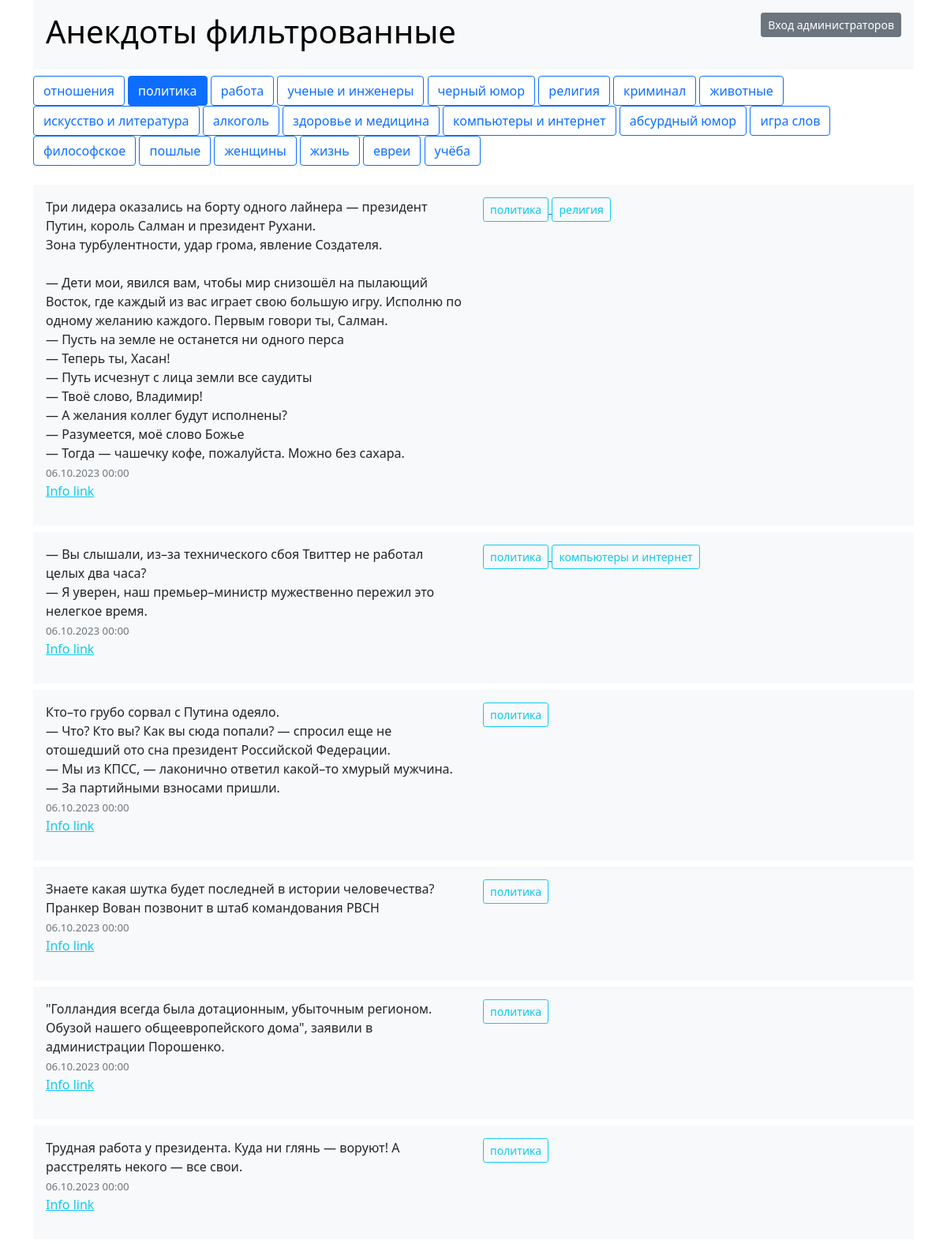
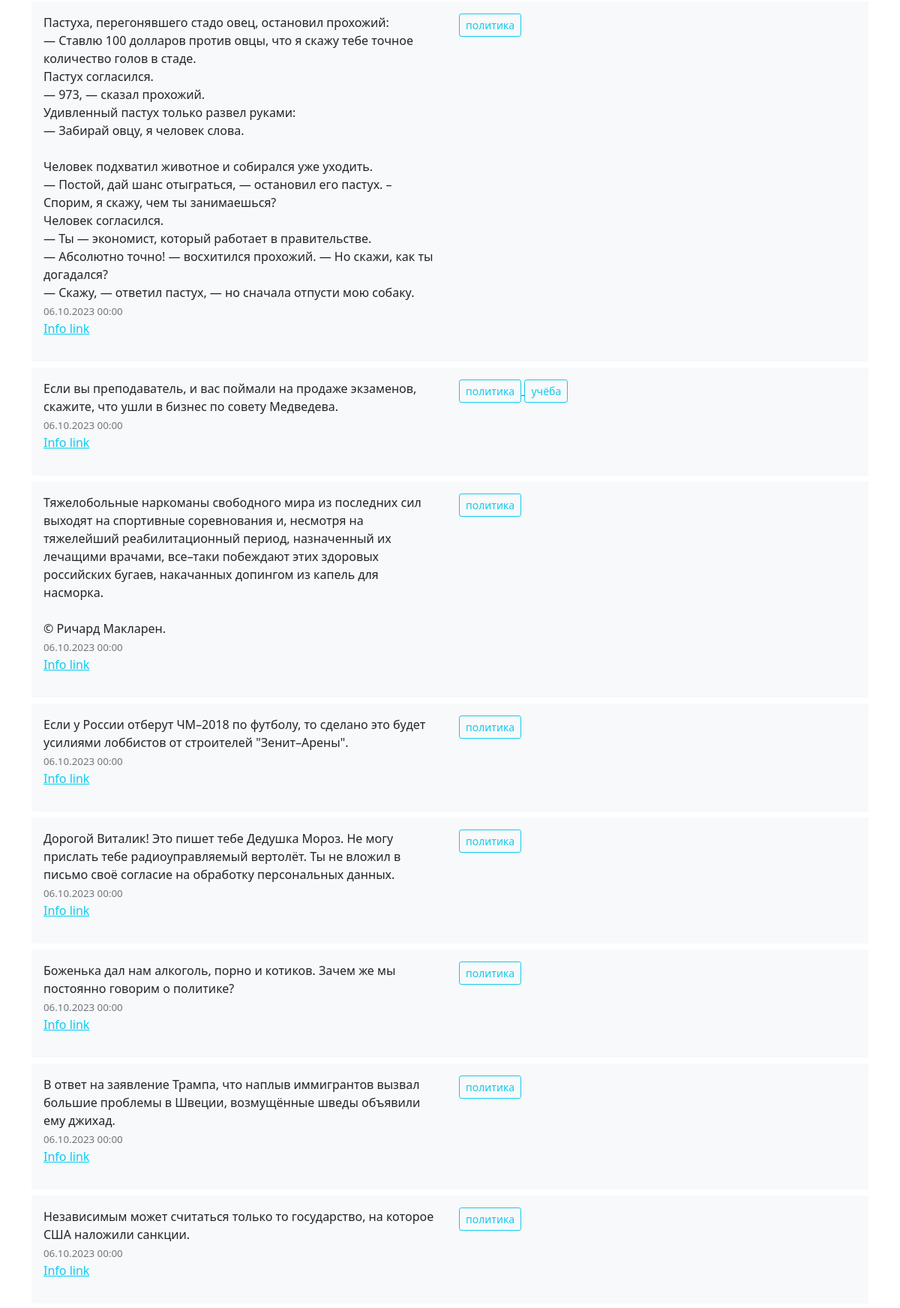
The page /политика (upper part) on the database its author committed (2 pictures, top to bottom).
### tables this page shows
CREATE TABLE `tag` (
  `id` int(11) NOT NULL,
  `tag` varchar(255) NOT NULL
);

CREATE TABLE `joke`
(
    `id`        int(11) NOT NULL,
    `joke`      text NOT NULL,
    `joke_date` date                                    DEFAULT NULL,
    `user`      varchar(255) DEFAULT NULL
);

### core/base/controller/Singleton.php (called while the page is built, shortened)
<?php
trait Singleton
{
    static private $_instance;
    static public function instance()
    {
        if (self::$_instance instanceof self) {
            return self::$_instance;
        }
        self::$_instance = new self;
        return self::$_instance;
    }
}

### core/base/settings/Settings.php (called while the page is built, shortened)
<?php
class Settings
{
    static public function get($property)
    {
        return self::instance()->$property;
    }
}

### core/base/model/BaseModel.php (called while the page is built, shortened)
<?php
class BaseModel
{
    static function processCrud($params)
    {
        if ($params['action'] === 'r') {
            return self::readDatabase($params);
        }
    }
    static function readDatabase($params = null)
    {
        $pdo = self::Instance()->pdo;
        $pdo->setAttribute(PDO::ATTR_ERRMODE, PDO::ERRMODE_EXCEPTION);
        if (isset($params['jokes']) && $params['jokes'] == '*') {
            if (isset($params['tag'])) {
                $tag = $params['tag'];
                $countStmt = $pdo->prepare("
            SELECT COUNT(joke.id)
            FROM joke
            LEFT JOIN joke_tag ON joke.id = joke_tag.id_joke
            LEFT JOIN tag ON tag.id = joke_tag.id_tag
            WHERE tag.tag = :tag
        ");
                $countStmt->execute([':tag' => $tag]);
                $count = $countStmt->fetchColumn();
                return $count;
            } else {
                $countStmt = $pdo->prepare("SELECT COUNT(*) FROM joke");
                $countStmt->execute();
                $count = $countStmt->fetchColumn();
                return $count;
            }
        }
        if (isset($params['tags']) && $params['tags'] == '*') {
            $tagStmt = $pdo->prepare("SELECT tag FROM tag");
            $tagStmt->execute();
            $tags = $tagStmt->fetchAll(PDO::FETCH_COLUMN);
            return $tags;
        }
        if ((isset($params[0]) && is_array($params[0]) && !empty($params[0][0])) or (isset($params['jsTag']))) {
            if (isset($params['jsTag'])) {
                $tagName = $params['jsTag'];
            } else {
                $tagName = $params[0][0];
            }
            $limit = LIMIT;
            if (isset($params['offset'])) {
                $offset = $limit * $params['offset'];
            } else {
                $offset = 0;
            }
            $data = self::getJokesByTag($tagName, $limit, $offset);
            $tagStmt = $pdo->prepare("SELECT id, tag FROM tag");
            $tagStmt->execute();
            $tags = $tagStmt->fetchAll(PDO::FETCH_ASSOC);
            $data['tags'] = $tags;
            return $data;
        }
        $data = ['jokes' => [], 'tags' => []];
        $tagStmt = $pdo->prepare("SELECT id, tag FROM tag");
        $tagStmt->execute();
        $tags = $tagStmt->fetchAll(PDO::FETCH_ASSOC);
        $data['tags'] = $tags;
        return $data;
    }
    public static function getJokesByTag($tagName, $limit = null, $offset = 0)
    {
        $pdo = self::Instance()->pdo;
        $pdo->setAttribute(PDO::ATTR_ERRMODE, PDO::ERRMODE_EXCEPTION);
        $sql = "SELECT joke.id, joke.joke, joke.joke_date, joke.user, GROUP_CONCAT(tag.id) AS tag_ids, GROUP_CONCAT(tag.tag) AS tags
   FROM joke
   INNER JOIN joke_tag ON joke.id = joke_tag.id_joke
   INNER JOIN tag ON tag.id = joke_tag.id_tag
   WHERE joke.id IN (
       SELECT joke.id
       FROM joke
       INNER JOIN joke_tag ON joke.id = joke_tag.id_joke
       INNER JOIN tag ON tag.id = joke_tag.id_tag
       WHERE tag.tag = :tagName
   )
   GROUP BY joke.id
   ORDER BY joke.id DESC";
        if ($limit) {
            $sql .= " LIMIT :offset, :limit";
        }
        $stmt = $pdo->prepare($sql);
        $stmt->bindValue(':tagName', $tagName, PDO::PARAM_STR);
        if ($limit) {
            $stmt->bindValue(':offset', $offset, PDO::PARAM_INT);
            $stmt->bindValue(':limit', $limit, PDO::PARAM_INT);
        }
        $stmt->execute();
        $jokes = $stmt->fetchAll(PDO::FETCH_ASSOC);
        $data = ['jokes' => []];
        foreach ($jokes as $joke) {
            $tagIds = explode(',', $joke['tag_ids']);
            $tags = explode(',', $joke['tags']);
            $tagArray = [];
            for ($i = 0; $i < count($tagIds); $i++) {
                $tagArray[] = [
                    'id' => $tagIds[$i],
                    'tag' => $tags[$i]
                ];
            }
            $data['jokes'][] = [
                'id' => $joke['id'],
                'joke' => $joke['joke'],
                'tags' => $tagArray,
                'joke_date' => $joke['joke_date'],
                'user' => $joke['user']
            ];
        }
        return $data;
    }
}

### core/user/controller/IndexController.php (called while the page is built, shortened)
<?php
class IndexController extends BaseController
{
    protected function inputData()
    {
        if ($this->parameters[0][0] != '') {
            if (!is_numeric($this->parameters[0][0])) {
                $section = $this->parameters[0];
                $data = BaseModel::processCrud([
                        'action' => 'r',
                        $section
                    ]
                );
            }
        } else {
            $data = BaseModel::processCrud([
                'action' => 'r'
            ]);
        }
        $src = $this->checkCookie();
        $data['src'] = $src;
        $pagination = $this->countElements();
        $data['pagination'] = $pagination;
        $content = $this->render('', compact('data'));
        return compact('content',);
    }
    public function checkCookie()
    {
        if (!isset($_COOKIE['username'])) {
            return "userJS.js";
        }
    }
    public function countElements()
    {
        $currentElement = isset($this->parameters['page']) ? (int)$this->parameters['page'] : 0;
        $countPage = $this->parameters['countPage'];
        return Pagination::pagination($currentElement, $countPage);
    }
}

### core/base/settings/internal_settings.php (called while the page is built, shortened)
<?php
function autoloadMainClasses($class_name)
{
    $class_path = str_replace('\\', DIRECTORY_SEPARATOR, $class_name);
    $file_path = $_SERVER['DOCUMENT_ROOT'] . DIRECTORY_SEPARATOR . $class_path . ".php";
}

### core/user/controller/Pagination.php (called while the page is built, shortened)
<?php
class Pagination extends IndexController
{
    public static function pagination($currentElement, $countPage)
    {
        $elements = [];
        $countPage = $countPage - 1;
        $elements['Previous'] = $currentElement - 1;
        $elements['first'] = 1;
        $elements['PreviousCurrentElement'] = $currentElement - 1;
        $elements['currentElement'] = $currentElement;
        $elements['NextCurrentElement'] = $currentElement + 1;
        $elements['Last'] = $countPage;
        $elements['next'] = $currentElement + 1;
        if ($currentElement === 0) {
            unset($elements["Previous"]);
            unset($elements["PreviousCurrentElement"]);
            unset($elements["currentElement"]);
            unset($elements["NextCurrentElement"]);
        }
        return self::generatePaginationHtml($elements);
    }
    public static function generatePaginationHtml($elements)
    {
        $html = '<nav aria-label="..."><ul class="pagination">';
        foreach ($elements as $key => $value) {
            if ($key === 'Previous') {
                $html .= '<li class="page-item"><a class="page-link" href="' . $value . '">' . $key . '</a></li>';
            } elseif ($key === 'first' || $key === 'Last') {
                $html .= '<li class="page-item"><a class="page-link" href="' . $value . '">' . $value . '</a></li>';
            } elseif ($key === 'currentElement') {
                $html .= '<li class="page-item active" aria-current="page"><a class="page-link" href="#">' . $value . '</a></li>';
            } elseif ($key === 'next') {
                $html .= '<li class="page-item"><a class="page-link" href="' . $value . '">' . $key . '</a></li>';
            } else {
                $html .= '<li class="page-item"><a class="page-link" href="' . $value . '">' . ($key === 'PreviousCurrentElement' || $key === 'NextCurrentElement' ? $value : $key) . '</a></li>';
            }
        }
        $html .= '</ul></nav>';
        return $html;
    }
}

### templates/default/index.php (the view, shortened to what this page needs)
<!DOCTYPE html>
<html lang="en">
<head>
    <link href="https://cdn.jsdelivr.net/npm/bootstrap@5.0.2/dist/css/bootstrap.min.css" rel="stylesheet"
>
    <link rel="stylesheet" href="https://cdn.jsdelivr.net/npm/flatpickr/dist/flatpickr.min.css">
    <link rel="stylesheet"
          href="https://cdnjs.cloudflare.com/ajax/libs/bootstrap-datepicker/1.9.0/css/bootstrap-datepicker.min.css">
</head>
<body>
<div class="container">
    <div class="p-3 mb-2 bg-light text-dark">
        <div class="row">
            <div class="col-sm">
                <h1><a href="/" style="text-decoration:none; color:black;">Анекдоты фильтрованные</a></h1>
            </div>
            <div class="col-sm">
                <div class='d-flex justify-content-end'>
                    <button type="button" class="btn btn-secondary btn-sm" data-bs-toggle="modal"
                            data-bs-target="#exampleModal">
                        Вход администраторов
                    </button>
                </div>
            </div>
        </div>
    </div>
    <div class="menu">
        <?php foreach ($data['tags'] as $tag): ?>
            <?php $tagLowerCase = mb_strtolower($tag['tag'], 'UTF-8'); ?>
            <a href="<?= $tagLowerCase ?>" class="btn btn-outline-primary"
               data-id="<?= $tag['id'] ?>"><?= $tag['tag'] ?></a>
        <?php endforeach; ?>
    </div>
    <br>
    <div id="dataJoke">
        <dataJoke>
            <?php foreach ($data['jokes'] as $joke): ?>
                <div class="p-3 mb-2 bg-light text-dark">
                    <div class="row">
                        <div class="col-sm">
                            <div id="<?= $joke['id'] ?>">
                                <? echo preg_replace("/\n/s", '<br/>', $joke['joke']); ?> <br>
                                <small class="text-muted text-orange"
                                       style="font-size: smaller;"><?= date('d.m.Y H:i',
                                        strtotime($joke['joke_date'])) ?></small>
                            </div>
                            <p><a href="/anekdot-id-<?= $joke['id'] ?>/"
                                  class="link-info link-offset-2 link-underline-opacity-25 link-underline-opacity-100-hover">Info
                                    link</a></p>
                        </div>
                        <div class="col-sm" id="<?= $joke['id'] ?>">
                            <?php foreach ($joke['tags'] as $tag): ?>
                                <?php $lowercaseTag = mb_strtolower($tag['tag'], 'UTF-8'); ?>
                                <a href="/<?= $lowercaseTag ?>" class="">
                                    <button type="button" class="btn btn-outline-info btn-sm">
                                        <?= $tag['tag'] ?>
                                    </button>
                                </a>
                            <?php endforeach; ?>
                        </div>
                    </div>
                </div>
            <?php endforeach; ?>
        </dataJoke>
    </div>
</div>
</body>
</html>

### core/base/controller/BaseController.php (shortened to what this page needs)
<?php
abstract class BaseController
{
    protected $page;
    protected $controller;
    protected $inputMethod;
    protected $parameters;
    protected $countPage;
    protected $joke;
    public function route()
    {
        $controller = str_replace('/', '\\', $this->controller);
        try {
            $object = new \ReflectionMethod($controller, 'request');
            $args = [
                'joke' => $this->joke,
                'parameters' => $this->parameters,
                'countPage' => $this->countPage,
                'inputMethod' => $this->inputMethod,
            ];
            $object->invoke(new $controller, $args);
        } catch (\ReflectionException $e) {
            throw new RouteException($e->getMessage());
        }
    }
    public function request($args)
    {
        $this->parameters = $args['parameters'];
        $inputData = $args['inputMethod'];
        $data = $this->$inputData();
        if ($data) {
            $this->page = $data;
        };
    }
    protected function getPage()
    {
        if (is_array($this->page)) {
            foreach ($this->page as $block) {
                echo $block;
            }
        } else {
            echo $this->page;
        }
        exit();
    }
    protected function render($path = '', $parameters = [])
    {
        extract($parameters);
        if (!$path) {
            $class = new \ReflectionClass($this);
            $space = str_replace('\\', '/', $class->getNamespaceName() . '\\');
            $routes = Settings::get('routes');
            if ($space === $routes['user']['path']) {
                $template = TEMPLATE;
            }
            $path = $template . explode('controller', strtolower($class->getShortName()))[0];
        }
        if (!@include $path . '.php') {
            throw new RouteException('Отсутствует шаблон - ' . $path);
        }
        return ob_get_clean();
    }
}

### rows shown on the page
tag: tag "отношения"
tag: tag "политика"
tag: tag "работа"
tag: tag "ученые и инженеры"
tag: tag "черный юмор"
tag: tag "религия"
tag: tag "криминал"
tag: tag "животные"
tag: tag "искусство и литература"
tag: tag "алкоголь"
tag: tag "здоровье и медицина"
tag: tag "компьютеры и интернет"
tag: tag "абсурдный юмор"
tag: tag "игра слов"
tag: tag "философское"
tag: tag "пошлые"
tag: tag "женщины"
tag: tag "жизнь"
tag: tag "евреи"
tag: tag "учёба"
joke: joke "Три лидера оказались на борту одного лайнера — президент Путин, король Салман и президент Рухани. Зона турбулентности, удар грома, явление Создателя. — Дети мои, явился вам, чтобы мир снизошёл на пылающий Восток, где каждый из вас играет свою большую игру. Исполню по одному желанию каждого. Первым говори ты, Салман. — Пусть на земле не останется ни одного перса — Теперь ты, Хасан! — Путь исчезнут с лица земли все саудиты — Твоё слово, Владимир! — А желания коллег будут исполнены? — Разумеется, моё слово Божье — Тогда — чашечку кофе, пожалуйста. Можно без сахара.", joke_date "06.10.2023 00:00", tag "политика"
joke: joke "— Вы слышали, из–за технического сбоя Твиттер не работал целых два часа? — Я уверен, наш премьер–министр мужественно пережил это нелегкое время.", joke_date "06.10.2023 00:00", tag "политика"
joke: joke "Кто–то грубо сорвал с Путина одеяло. — Что? Кто вы? Как вы сюда попали? — спросил еще не отошедший ото сна президент Российской Федерации. — Мы из КПСС, — лаконично ответил какой–то хмурый мужчина. — За партийными взносами пришли.", joke_date "06.10.2023 00:00", tag "политика"
joke: joke "Знаете какая шутка будет последней в истории человечества? Пранкер Вован позвонит в штаб командования РВСН", joke_date "06.10.2023 00:00", tag "политика"
joke: joke "\"Голландия всегда была дотационным, убыточным регионом. Обузой нашего общеевропейского дома\", заявили в администрации Порошенко.", joke_date "06.10.2023 00:00", tag "политика"
joke: joke "Трудная работа у президента. Куда ни глянь — воруют! А расстрелять некого — все свои.", joke_date "06.10.2023 00:00", tag "политика"
joke: joke "Пастуха, перегонявшего стадо овец, остановил прохожий: — Ставлю 100 долларов против овцы, что я скажу тебе точное количество голов в стаде. Пастух согласился. — 973, — сказал прохожий. Удивленный пастух только развел руками: — Забирай овцу, я человек слова. Человек подхватил животное и собирался уже уходить. — Постой, дай шанс отыграться, — остановил его пастух. – Спорим, я скажу, чем ты занимаешься? Человек согласился. — Ты — экономист, который работает в правительстве. — Абсолютно точно! — восхитился прохожий. — Но скажи, как ты догадался? — Скажу, — ответил пастух, — но сначала отпусти мою собаку.", joke_date "06.10.2023 00:00", tag "политика"
joke: joke "Если вы преподаватель, и вас поймали на продаже экзаменов, скажите, что ушли в бизнес по совету Медведева.", joke_date "06.10.2023 00:00", tag "политика"
joke: joke "Тяжелобольные наркоманы свободного мира из последних сил выходят на спортивные соревнования и, несмотря на тяжелейший реабилитационный период, назначенный их лечащими врачами, все–таки побеждают этих здоровых российских бугаев, накачанных допингом из капель для насморка. © Ричард Макларен.", joke_date "06.10.2023 00:00", tag "политика"
joke: joke "Если у России отберут ЧМ–2018 по футболу, то сделано это будет усилиями лоббистов от строителей \"Зенит–Арены\".", joke_date "06.10.2023 00:00", tag "политика"
joke: joke "Дорогой Виталик! Это пишет тебе Дедушка Мороз. Не могу прислать тебе радиоуправляемый вертолёт. Ты не вложил в письмо своё согласие на обработку персональных данных.", joke_date "06.10.2023 00:00", tag "политика"
joke: joke "Боженька дал нам алкоголь, порно и котиков. Зачем же мы постоянно говорим о политике?", joke_date "06.10.2023 00:00", tag "политика"
joke: joke "В ответ на заявление Трампа, что наплыв иммигрантов вызвал большие проблемы в Швеции, возмущённые шведы объявили ему джихад.", joke_date "06.10.2023 00:00", tag "политика"
joke: joke "Независимым может считаться только то государство, на которое США наложили санкции.", joke_date "06.10.2023 00:00", tag "политика"
